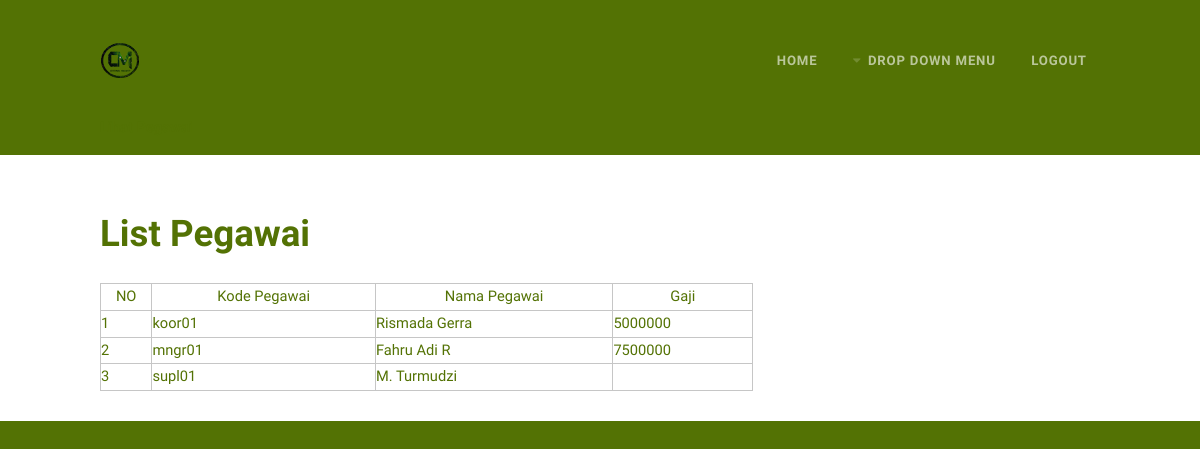
The page /Manager/lihat_pegawai.php (signed in) on the database its author committed.
### tables this page shows
CREATE TABLE `pegawai` (
  `kode_pegawai` varchar(20) NOT NULL,
  `nama_pegawai` varchar(15) NOT NULL,
  `gaji` int(11) DEFAULT NULL
);

### Manager/lihat_pegawai.php (the view, shortened to what this page needs)
<!DOCTYPE HTML>
<html>
	<head>
		<link rel="stylesheet" href="../assets/css/main.css" />
	</head>
	<body class="homepage">
		<div id="page-wrapper">
				<div id="header">
					<div class="container">
							<div id="logo">
								<span class="pennant"><img src="../images/b.png" alt="" /></span></span>
								<h1>Lihat Pegawai</h1>
							</div>
							<nav id="nav">
								<ul>
									<li><a href="../index_manager.php">Home</a></li>
									<li>
										<a href="#" class="icon fa-caret-down">Drop Down Menu</a>
									</li>
									<li><a href="../logout.php">Logout</a></li>
								</ul>
							</nav>
					</div>
				</div>
				<div id="main">
					<section class="container">
						<div class="row">
							<section class="8u 12u(mobile)">
								<h2>List Pegawai</h2>
								<table>
									<tr>
										<th>NO</th>
										<th>Kode Pegawai</th>
										<th>Nama Pegawai</th>
										<th>Gaji</th>
									</tr>
									<?php
										include '../koneksi.php';
										$query=mysqli_query($connect, "select * from pegawai");
										$no=1;
										foreach ($query as $row) {
											echo "<tr>
												<td>$no</td>
												<td>".$row['kode_pegawai']."</td>
												<td>".$row['nama_pegawai']."</td>
												<td>".$row['gaji']."</td>
											</tr>";
											$no++;
										}
									?>
								</table>
							</section>
						</div>
					</section>
				</div>
		</div>
	</body>
</html>

### assets/css/main.css (style rules this page uses)
html, body, div, span, applet, object, iframe, h1, h2, h3, h4, h5, h6, p, blockquote, pre, a, abbr, acronym, address, big, cite, code, del, dfn, em, img, ins, kbd, q, s, samp, small, strike, strong, sub, sup, tt, var, b, u, i, center, dl, dt, dd, ol, ul, li, fieldset, form, label, legend, table, caption, tbody, tfoot, thead, tr, th, td, article, aside, canvas, details, embed, figure, figcaption, footer, header, hgroup, menu, nav, output, ruby, section, summary, time, mark, audio, video { margin: 0; padding: 0; border: 0; font-size: 100%; font: inherit; vertical-align: baseline; }
article, aside, details, figcaption, figure, footer, header, hgroup, menu, nav, section { display: block; }
body { line-height: 1; }
ol, ul { list-style: none; }
table { border-collapse: collapse; border-spacing: 0; }
body { -webkit-text-size-adjust: none; }
*, *:before, *:after { -moz-box-sizing: border-box; -webkit-box-sizing: border-box; box-sizing: border-box; }
.container { margin-left: auto; margin-right: auto; }
.container { width: 1200px; }
@media screen and (max-width: 1280px) { .container { width: 1000px; } }
.row { border-bottom: solid 1px transparent; -moz-box-sizing: border-box; -webkit-box-sizing: border-box; box-sizing: border-box; }
.row > * { float: left; -moz-box-sizing: border-box; -webkit-box-sizing: border-box; box-sizing: border-box; }
.row:after, .row:before { content: ''; display: block; clear: both; height: 0; }
.row > * { padding: 40px 0 0 40px; }
.row { margin: -40px 0 -1px -40px; }
.\38 u, .\38 u\24 { width: 66.6666666667%; clear: none; margin-left: 0; }
@media screen and (max-width: 1280px) { .row > * { padding: 40px 0 0 40px; } }
@media screen and (max-width: 1280px) { .row { margin: -40px 0 -1px -40px; } }
body { background: #537204; color: #537204; font-family: 'Source Sans Pro', sans-serif; font-size: 12pt; font-weight: 300; line-height: 1.75em; }
h1, h2, h3, h4, h5, h6 { font-weight: 700; }
a { -moz-transition: color 0.35s ease-in-out, border-bottom-color 0.35s ease-in-out; -webkit-transition: color 0.35s ease-in-out, border-bottom-color 0.35s ease-in-out; -ms-transition: color 0.35s ease-in-out, border-bottom-color 0.35s ease-in-out; transition: color 0.35s ease-in-out, border-bottom-color 0.35s ease-in-out; outline: 0; color: #019FE1; }
p, ul, ol, dl, table { margin-bottom: 1em; color: 555; }
section, article { margin-bottom: 3em; }
section > :last-child, section:last-child, article > :last-child, article:last-child { margin-bottom: 0; }
.row > section, .row > article { margin-bottom: 0; }
table { width: 100%; }
.icon { text-decoration: none; }
.icon:before { display: inline-block; font-family: FontAwesome; font-size: 1.25em; text-decoration: none; font-style: normal; font-weight: normal; line-height: 1; -webkit-font-smoothing: antialiased; -moz-osx-font-smoothing: grayscale; }
#header { padding: 1.5em 0em 1em 0em; }
#header .container { position: relative; }
#logo .pennant { position: relative; top: 1.2em; display: inline-block; margin: 0em 0em 3em 0em; text-align: center; }
#nav { position: absolute; right: 0; top: 1.5em; }
#nav > ul > li { float: left; }
#nav > ul > li:last-child { padding-right: 0; }
#nav > ul > li > a, #nav > ul > li > span { display: block; margin-left: 0.7em; padding: 0.30em 1em; letter-spacing: 0.06em; text-transform: uppercase; text-decoration: none; font-weight: 700; font-size: 0.9em; outline: 0; color: #aaa; color: rgba(255, 255, 255, 0.6); }
#nav > ul > li > a.icon:before, #nav > ul > li > span.icon:before { display: inline-block; padding-right: 0.5em; opacity: 0.3; font-size: 1em; }
#main { position: relative; padding: 2em 0em; background: #fff; }
#main h2 { font-size: 2.5em; padding: 1em 0em; }
@media screen and (max-width: 1280px) { body, input, textarea, select { font-size: 11pt; } }

### Manager/lihat_pegawai.php (style rules this page uses)
table, td, th { border: 1px solid #C6C6C6; }

### rows shown on the page
pegawai: kode_pegawai "koor01", nama_pegawai "Rismada Gerra", gaji "5000000"
pegawai: kode_pegawai "mngr01", nama_pegawai "Fahru Adi R", gaji "7500000"
pegawai: kode_pegawai "supl01", nama_pegawai "M. Turmudzi"
